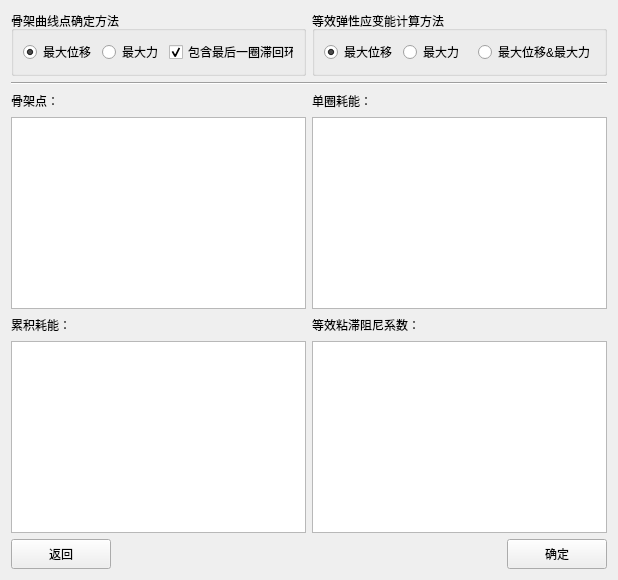
      <widget class="QWidget" name="tab6">
       <attribute name="title">
        <string>骨架点&amp;耗能指标</string>
       </attribute>
       <layout class="QVBoxLayout" name="verticalLayout_21" stretch="0,0,1,0">
        <item>
         <layout class="QHBoxLayout" name="horizontalLayout_17" stretch="1,1">
          <item>
           <widget class="QGroupBox" name="groupBox_8">
            <property name="minimumSize">
             <size>
              <width>200</width>
              <height>60</height>
             </size>
            </property>
            <property name="title">
             <string>骨架曲线点确定方法</string>
            </property>
            <layout class="QHBoxLayout" name="horizontalLayout_15" stretch="0,0,0">
             <item>
              <widget class="QRadioButton" name="radioButton_3">
               <property name="text">
                <string>最大位移</string>
               </property>
               <property name="checked">
                <bool>true</bool>
               </property>
              </widget>
             </item>
             <item>
              <widget class="QRadioButton" name="radioButton_4">
               <property name="text">
                <string>最大力</string>
               </property>
              </widget>
             </item>
             <item>
              <widget class="QCheckBox" name="checkBox_3">
               <property name="text">
                <string>包含最后一圈滞回环</string>
               </property>
               <property name="checked">
                <bool>true</bool>
               </property>
              </widget>
             </item>
            </layout>
           </widget>
          </item>
          <item>
           <widget class="QGroupBox" name="groupBox_9">
            <property name="title">
             <string>等效弹性应变能计算方法</string>
            </property>
            <layout class="QHBoxLayout" name="horizontalLayout_14">
             <item>
              <widget class="QRadioButton" name="radioButton_5">
               <property name="text">
                <string>最大位移</string>
               </property>
               <property name="checked">
                <bool>true</bool>
               </property>
              </widget>
             </item>
             <item>
              <widget class="QRadioButton" name="radioButton_6">
               <property name="text">
                <string>最大力</string>
               </property>
              </widget>
             </item>
             <item>
              <widget class="QRadioButton" name="radioButton_7">
               <property name="text">
                <string>最大位移&amp;&amp;最大力</string>
               </property>
              </widget>
             </item>
            </layout>
           </widget>
          </item>
         </layout>
        </item>
        <item>
         <widget class="Line" name="line_4">
          <property name="orientation">
           <enum>Qt::Horizontal</enum>
          </property>
         </widget>
        </item>
        <item>
         <layout class="QGridLayout" name="gridLayout_3">
          <item row="0" column="0">
           <layout class="QVBoxLayout" name="verticalLayout_17">
            <item>
             <layout class="QHBoxLayout" name="horizontalLayout_25" stretch="0,1">
              <item>
               <widget class="QLabel" name="label_34">
                <property name="text">
                 <string>骨架点：</string>
                </property>
               </widget>
              </item>
              <item>
               <spacer name="horizontalSpacer_34">
                <property name="orientation">
                 <enum>Qt::Horizontal</enum>
                </property>
                <property name="sizeHint" stdset="0">
                 <size>
                  <width>40</width>
                  <height>20</height>
                 </size>
                </property>
               </spacer>
              </item>
             </layout>
            </item>
            <item>
             <widget class="QGraphicsView" name="graphicsView_7"/>
            </item>
           </layout>
          </item>
          <item row="0" column="1">
           <layout class="QVBoxLayout" name="verticalLayout_18">
            <item>
             <layout class="QHBoxLayout" name="horizontalLayout_26">
              <item>
               <widget class="QLabel" name="label_35">
                <property name="text">
                 <string>单圈耗能：</string>
                </property>
               </widget>
              </item>
              <item>
               <spacer name="horizontalSpacer_31">
                <property name="orientation">
                 <enum>Qt::Horizontal</enum>
                </property>
                <property name="sizeHint" stdset="0">
                 <size>
                  <width>40</width>
                  <height>20</height>
                 </size>
                </property>
               </spacer>
              </item>
             </layout>
            </item>
            <item>
             <widget class="QGraphicsView" name="graphicsView_8"/>
            </item>
           </layout>
          </item>
          <item row="1" column="0">
           <layout class="QVBoxLayout" name="verticalLayout_19">
            <item>
             <layout class="QHBoxLayout" name="horizontalLayout_27">
              <item>
               <widget class="QLabel" name="label_36">
                <property name="text">
                 <string>累积耗能：</string>
                </property>
               </widget>
              </item>
              <item>
               <spacer name="horizontalSpacer_32">
                <property name="orientation">
                 <enum>Qt::Horizontal</enum>
                </property>
                <property name="sizeHint" stdset="0">
                 <size>
                  <width>40</width>
                  <height>20</height>
                 </size>
                </property>
               </spacer>
              </item>
             </layout>
            </item>
            <item>
             <widget class="QGraphicsView" name="graphicsView_9"/>
            </item>
           </layout>
          </item>
          <item row="1" column="1">
           <layout class="QVBoxLayout" name="verticalLayout_20">
            <item>
             <layout class="QHBoxLayout" name="horizontalLayout_28">
              <item>
               <widget class="QLabel" name="label_37">
                <property name="text">
                 <string>等效粘滞阻尼系数：</string>
                </property>
               </widget>
              </item>
              <item>
               <spacer name="horizontalSpacer_33">
                <property name="orientation">
                 <enum>Qt::Horizontal</enum>
                </property>
                <property name="sizeHint" stdset="0">
                 <size>
                  <width>40</width>
                  <height>20</height>
                 </size>
                </property>
               </spacer>
              </item>
             </layout>
            </item>
            <item>
             <widget class="QGraphicsView" name="graphicsView_10"/>
            </item>
           </layout>
          </item>
         </layout>
        </item>
        <item>
         <layout class="QHBoxLayout" name="horizontalLayout_16">
          <item>
           <widget class="QPushButton" name="pushButton_15">
            <property name="minimumSize">
             <size>
              <width>100</width>
              <height>30</height>
             </size>
            </property>
            <property name="maximumSize">
             <size>
              <width>100</width>
              <height>30</height>
             </size>
            </property>
            <property name="text">
             <string>返回</string>
            </property>
           </widget>
          </item>
          <item>
           <spacer name="horizontalSpacer_18">
            <property name="orientation">
             <enum>Qt::Horizontal</enum>
            </property>
            <property name="sizeHint" stdset="0">
             <size>
              <width>40</width>
              <height>20</height>
             </size>
            </property>
           </spacer>
          </item>
          <item>
           <widget class="QPushButton" name="pushButton_16">
            <property name="minimumSize">
             <size>
              <width>100</width>
              <height>30</height>
             </size>
            </property>
            <property name="maximumSize">
             <size>
              <width>100</width>
              <height>30</height>
             </size>
            </property>
            <property name="text">
             <string>确定</string>
            </property>
           </widget>
          </item>
         </layout>
        </item>
       </layout>
      </widget>
